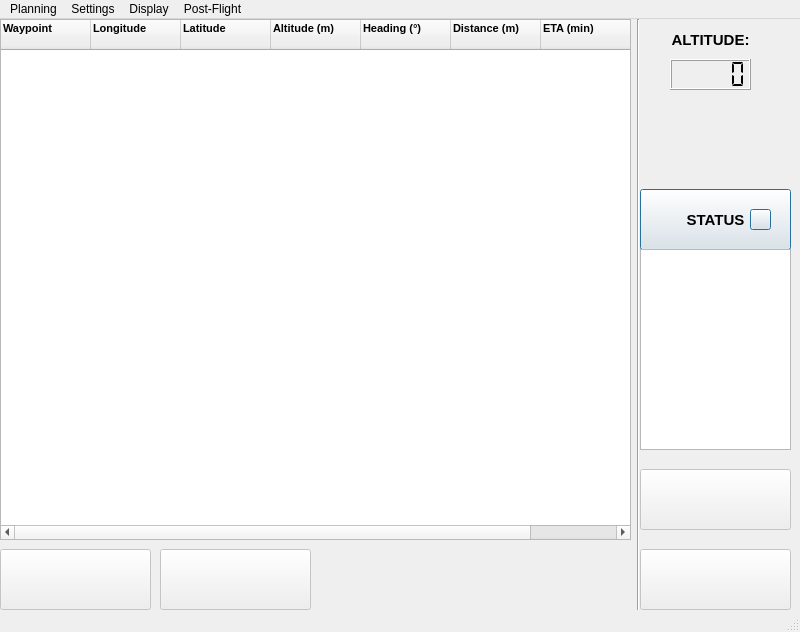
<?xml version="1.0" encoding="UTF-8"?>
<ui version="4.0">
 <class>video</class>
 <widget class="QMainWindow" name="video">
  <property name="windowModality">
   <enum>Qt::WindowModal</enum>
  </property>
  <property name="geometry">
   <rect>
    <x>0</x>
    <y>0</y>
    <width>800</width>
    <height>632</height>
   </rect>
  </property>
  <property name="minimumSize">
   <size>
    <width>800</width>
    <height>632</height>
   </size>
  </property>
  <property name="maximumSize">
   <size>
    <width>800</width>
    <height>632</height>
   </size>
  </property>
  <property name="windowTitle">
   <string>MARCS</string>
  </property>
  <property name="windowIcon">
   <iconset resource="ressources.qrc">
    <normaloff>:/new/prefix1/drone.png</normaloff>:/new/prefix1/drone.png</iconset>
  </property>
  <widget class="QWidget" name="centralwidget">
   <widget class="QLCDNumber" name="valAltitude">
    <property name="geometry">
     <rect>
      <x>670</x>
      <y>40</y>
      <width>81</width>
      <height>31</height>
     </rect>
    </property>
    <property name="smallDecimalPoint">
     <bool>false</bool>
    </property>
    <property name="segmentStyle">
     <enum>QLCDNumber::Flat</enum>
    </property>
   </widget>
   <widget class="QPushButton" name="excute_button">
    <property name="enabled">
     <bool>false</bool>
    </property>
    <property name="geometry">
     <rect>
      <x>640</x>
      <y>450</y>
      <width>151</width>
      <height>61</height>
     </rect>
    </property>
    <property name="toolTip">
     <string>EXECUTE</string>
    </property>
    <property name="text">
     <string/>
    </property>
    <property name="icon">
     <iconset resource="ressources.qrc">
      <normaloff>:/new/prefix1/takeoff.png</normaloff>:/new/prefix1/takeoff.png</iconset>
    </property>
    <property name="iconSize">
     <size>
      <width>61</width>
      <height>151</height>
     </size>
    </property>
    <property name="autoDefault">
     <bool>true</bool>
    </property>
    <property name="default">
     <bool>true</bool>
    </property>
   </widget>
   <widget class="QLabel" name="battery_label">
    <property name="geometry">
     <rect>
      <x>640</x>
      <y>80</y>
      <width>161</width>
      <height>71</height>
     </rect>
    </property>
    <property name="text">
     <string/>
    </property>
    <property name="pixmap">
     <pixmap resource="ressources.qrc">:/new/prefix1/0.png</pixmap>
    </property>
    <property name="scaledContents">
     <bool>true</bool>
    </property>
   </widget>
   <widget class="Line" name="line">
    <property name="geometry">
     <rect>
      <x>623</x>
      <y>0</y>
      <width>31</width>
      <height>641</height>
     </rect>
    </property>
    <property name="orientation">
     <enum>Qt::Vertical</enum>
    </property>
   </widget>
   <widget class="QPushButton" name="addMark_button">
    <property name="enabled">
     <bool>false</bool>
    </property>
    <property name="geometry">
     <rect>
      <x>0</x>
      <y>530</y>
      <width>151</width>
      <height>61</height>
     </rect>
    </property>
    <property name="toolTip">
     <string>ADD MARK</string>
    </property>
    <property name="text">
     <string/>
    </property>
    <property name="icon">
     <iconset resource="ressources.qrc">
      <normaloff>:/new/prefix1/add_mark.png</normaloff>:/new/prefix1/add_mark.png</iconset>
    </property>
    <property name="iconSize">
     <size>
      <width>61</width>
      <height>50</height>
     </size>
    </property>
    <property name="autoDefault">
     <bool>true</bool>
    </property>
    <property name="default">
     <bool>true</bool>
    </property>
   </widget>
   <widget class="QLabel" name="labelAltitude">
    <property name="geometry">
     <rect>
      <x>640</x>
      <y>-10</y>
      <width>141</width>
      <height>61</height>
     </rect>
    </property>
    <property name="font">
     <font>
      <pointsize>11</pointsize>
      <weight>75</weight>
      <bold>true</bold>
     </font>
    </property>
    <property name="text">
     <string notr="true">ALTITUDE:</string>
    </property>
    <property name="textFormat">
     <enum>Qt::LogText</enum>
    </property>
    <property name="alignment">
     <set>Qt::AlignCenter</set>
    </property>
   </widget>
   <widget class="QPushButton" name="status_button">
    <property name="geometry">
     <rect>
      <x>640</x>
      <y>170</y>
      <width>151</width>
      <height>61</height>
     </rect>
    </property>
    <property name="font">
     <font>
      <pointsize>11</pointsize>
      <weight>75</weight>
      <bold>true</bold>
     </font>
    </property>
    <property name="text">
     <string>STATUS</string>
    </property>
    <property name="iconSize">
     <size>
      <width>60</width>
      <height>60</height>
     </size>
    </property>
    <property name="autoDefault">
     <bool>true</bool>
    </property>
    <property name="default">
     <bool>true</bool>
    </property>
    <property name="flat">
     <bool>false</bool>
    </property>
   </widget>
   <widget class="QPushButton" name="start_button">
    <property name="enabled">
     <bool>false</bool>
    </property>
    <property name="geometry">
     <rect>
      <x>640</x>
      <y>370</y>
      <width>151</width>
      <height>61</height>
     </rect>
    </property>
    <property name="toolTip">
     <string>START MOTOR</string>
    </property>
    <property name="text">
     <string/>
    </property>
    <property name="icon">
     <iconset resource="ressources.qrc">
      <normaloff>:/new/prefix1/engineOn.png</normaloff>:/new/prefix1/engineOn.png</iconset>
    </property>
    <property name="iconSize">
     <size>
      <width>61</width>
      <height>151</height>
     </size>
    </property>
    <property name="checkable">
     <bool>false</bool>
    </property>
    <property name="autoDefault">
     <bool>true</bool>
    </property>
    <property name="default">
     <bool>true</bool>
    </property>
   </widget>
   <widget class="QPushButton" name="goHome_button">
    <property name="enabled">
     <bool>false</bool>
    </property>
    <property name="geometry">
     <rect>
      <x>640</x>
      <y>530</y>
      <width>151</width>
      <height>61</height>
     </rect>
    </property>
    <property name="toolTip">
     <string>GO HOME</string>
    </property>
    <property name="text">
     <string/>
    </property>
    <property name="icon">
     <iconset resource="ressources.qrc">
      <normaloff>:/new/prefix1/HouseBlack.png</normaloff>:/new/prefix1/HouseBlack.png</iconset>
    </property>
    <property name="iconSize">
     <size>
      <width>61</width>
      <height>151</height>
     </size>
    </property>
    <property name="autoDefault">
     <bool>true</bool>
    </property>
    <property name="default">
     <bool>true</bool>
    </property>
   </widget>
   <widget class="QPushButton" name="led_button">
    <property name="geometry">
     <rect>
      <x>750</x>
      <y>190</y>
      <width>21</width>
      <height>21</height>
     </rect>
    </property>
    <property name="minimumSize">
     <size>
      <width>21</width>
      <height>21</height>
     </size>
    </property>
    <property name="maximumSize">
     <size>
      <width>21</width>
      <height>21</height>
     </size>
    </property>
    <property name="text">
     <string/>
    </property>
    <property name="autoDefault">
     <bool>true</bool>
    </property>
    <property name="default">
     <bool>true</bool>
    </property>
   </widget>
   <widget class="QPushButton" name="snapShoot_button">
    <property name="enabled">
     <bool>false</bool>
    </property>
    <property name="geometry">
     <rect>
      <x>160</x>
      <y>530</y>
      <width>151</width>
      <height>61</height>
     </rect>
    </property>
    <property name="toolTip">
     <string>SNAPSHOOT</string>
    </property>
    <property name="text">
     <string/>
    </property>
    <property name="icon">
     <iconset resource="ressources.qrc">
      <normaloff>:/new/prefix1/11954231621344997843camera_pictogram_r5d_01.svg.hi.png</normaloff>:/new/prefix1/11954231621344997843camera_pictogram_r5d_01.svg.hi.png</iconset>
    </property>
    <property name="iconSize">
     <size>
      <width>61</width>
      <height>50</height>
     </size>
    </property>
    <property name="autoDefault">
     <bool>true</bool>
    </property>
    <property name="default">
     <bool>true</bool>
    </property>
   </widget>
   <widget class="Marble::MarbleWidget" name="MarbleWidget_smallView" native="true">
    <property name="geometry">
     <rect>
      <x>650</x>
      <y>240</y>
      <width>141</width>
      <height>121</height>
     </rect>
    </property>
    <property name="minimumSize">
     <size>
      <width>25</width>
      <height>25</height>
     </size>
    </property>
    <property name="maximumSize">
     <size>
      <width>141</width>
      <height>121</height>
     </size>
    </property>
    <property name="toolTip">
     <string>The Earth</string>
    </property>
    <property name="whatsThis">
     <string>The Marble widget displays a virtual globe.</string>
    </property>
    <property name="zoom" stdset="0">
     <number>2100</number>
    </property>
    <property name="mapThemeId" stdset="0">
     <string>earth/openstreetmap/openstreetmap.dgml</string>
    </property>
    <property name="longitude" stdset="0">
     <double>1.400000000000000</double>
    </property>
    <property name="latitude" stdset="0">
     <double>43.600000000000001</double>
    </property>
    <property name="showOverviewMap" stdset="0">
     <bool>false</bool>
    </property>
    <property name="showScaleBar" stdset="0">
     <bool>false</bool>
    </property>
    <property name="showCompass" stdset="0">
     <bool>false</bool>
    </property>
   </widget>
   <widget class="Marble::MarbleWidget" name="MarbleWidget_plan" native="true">
    <property name="geometry">
     <rect>
      <x>0</x>
      <y>0</y>
      <width>631</width>
      <height>521</height>
     </rect>
    </property>
    <property name="sizePolicy">
     <sizepolicy hsizetype="Preferred" vsizetype="Preferred">
      <horstretch>0</horstretch>
      <verstretch>0</verstretch>
     </sizepolicy>
    </property>
    <property name="mouseTracking">
     <bool>false</bool>
    </property>
    <property name="toolTip">
     <string/>
    </property>
    <property name="whatsThis">
     <string/>
    </property>
    <property name="zoom" stdset="0">
     <number>2100</number>
    </property>
    <property name="mapThemeId" stdset="0">
     <string>earth/openstreetmap/openstreetmap.dgml</string>
    </property>
    <property name="projection" stdset="0">
     <number>0</number>
    </property>
    <property name="longitude" stdset="0">
     <double>1.400000000000001</double>
    </property>
    <property name="latitude" stdset="0">
     <double>43.600000000000001</double>
    </property>
    <property name="showOverviewMap" stdset="0">
     <bool>false</bool>
    </property>
    <property name="showScaleBar" stdset="0">
     <bool>false</bool>
    </property>
    <property name="showCompass" stdset="0">
     <bool>false</bool>
    </property>
    <property name="showGrid" stdset="0">
     <bool>false</bool>
    </property>
    <property name="showClouds" stdset="0">
     <bool>false</bool>
    </property>
    <property name="showAtmosphere" stdset="0">
     <bool>false</bool>
    </property>
    <property name="showPlaces" stdset="0">
     <bool>false</bool>
    </property>
    <property name="showCities" stdset="0">
     <bool>false</bool>
    </property>
    <property name="showTerrain" stdset="0">
     <bool>false</bool>
    </property>
    <property name="showOtherPlaces" stdset="0">
     <bool>false</bool>
    </property>
    <property name="showRelief" stdset="0">
     <bool>false</bool>
    </property>
    <property name="showBorders" stdset="0">
     <bool>false</bool>
    </property>
    <property name="showRivers" stdset="0">
     <bool>false</bool>
    </property>
    <property name="showLakes" stdset="0">
     <bool>false</bool>
    </property>
    <property name="volatileTileCacheLimit" stdset="0">
     <uLongLong>200000</uLongLong>
    </property>
   </widget>
   <widget class="QTableWidget" name="tableWidget">
    <property name="geometry">
     <rect>
      <x>0</x>
      <y>0</y>
      <width>631</width>
      <height>521</height>
     </rect>
    </property>
    <property name="font">
     <font>
      <pointsize>8</pointsize>
      <weight>75</weight>
      <bold>true</bold>
     </font>
    </property>
    <attribute name="horizontalHeaderDefaultSectionSize">
     <number>90</number>
    </attribute>
    <attribute name="horizontalHeaderHighlightSections">
     <bool>false</bool>
    </attribute>
    <attribute name="horizontalHeaderMinimumSectionSize">
     <number>90</number>
    </attribute>
    <attribute name="horizontalHeaderStretchLastSection">
     <bool>false</bool>
    </attribute>
    <attribute name="verticalHeaderMinimumSectionSize">
     <number>30</number>
    </attribute>
    <column>
     <property name="text">
      <string>Waypoint                                </string>
     </property>
     <property name="textAlignment">
      <set>AlignLeft|AlignTop</set>
     </property>
    </column>
    <column>
     <property name="text">
      <string>Longitude</string>
     </property>
     <property name="textAlignment">
      <set>AlignLeft|AlignTop</set>
     </property>
    </column>
    <column>
     <property name="text">
      <string>Latitude</string>
     </property>
     <property name="textAlignment">
      <set>AlignLeft|AlignTop</set>
     </property>
    </column>
    <column>
     <property name="text">
      <string>Altitude (m)
</string>
     </property>
     <property name="textAlignment">
      <set>AlignLeft|AlignTop</set>
     </property>
    </column>
    <column>
     <property name="text">
      <string>Heading (°)
</string>
     </property>
     <property name="textAlignment">
      <set>AlignLeft|AlignTop</set>
     </property>
    </column>
    <column>
     <property name="text">
      <string>Distance (m)  
</string>
     </property>
     <property name="textAlignment">
      <set>AlignLeft|AlignTop</set>
     </property>
    </column>
    <column>
     <property name="text">
      <string>ETA (min)
</string>
     </property>
     <property name="textAlignment">
      <set>AlignLeft|AlignTop</set>
     </property>
    </column>
   </widget>
   <widget class="QListWidget" name="listLog">
    <property name="geometry">
     <rect>
      <x>640</x>
      <y>230</y>
      <width>151</width>
      <height>201</height>
     </rect>
    </property>
   </widget>
  </widget>
  <widget class="QMenuBar" name="menubar">
   <property name="geometry">
    <rect>
     <x>0</x>
     <y>0</y>
     <width>800</width>
     <height>21</height>
    </rect>
   </property>
   <widget class="QMenu" name="menuPlanning">
    <property name="title">
     <string>Planning</string>
    </property>
    <addaction name="actionLoad_map"/>
    <addaction name="separator"/>
    <addaction name="actionSave_mission"/>
    <addaction name="actionLoad_mission"/>
    <addaction name="actionClear_mission"/>
    <addaction name="separator"/>
    <addaction name="actionClose"/>
   </widget>
   <widget class="QMenu" name="menuSettings">
    <property name="title">
     <string>Settings</string>
    </property>
    <addaction name="actionConnect_RPA"/>
    <addaction name="actionController"/>
   </widget>
   <widget class="QMenu" name="menuDisplay">
    <property name="title">
     <string>Display</string>
    </property>
    <addaction name="actionFlight_plan"/>
    <addaction name="actionVideo"/>
    <addaction name="actionFlight_data"/>
   </widget>
   <widget class="QMenu" name="menuPost_Flight">
    <property name="title">
     <string>Post-Flight</string>
    </property>
    <addaction name="actionLogs"/>
    <addaction name="actionReplay_mission"/>
   </widget>
   <addaction name="menuPlanning"/>
   <addaction name="menuSettings"/>
   <addaction name="menuDisplay"/>
   <addaction name="menuPost_Flight"/>
  </widget>
  <widget class="QStatusBar" name="statusbar"/>
  <action name="actionLoad_map">
   <property name="icon">
    <iconset resource="ressources.qrc">
     <normaloff>:/new/prefix1/Open.png</normaloff>:/new/prefix1/Open.png</iconset>
   </property>
   <property name="text">
    <string>Load map</string>
   </property>
  </action>
  <action name="actionSave_mission">
   <property name="icon">
    <iconset resource="ressources.qrc">
     <normaloff>:/new/prefix1/Save-icon.png</normaloff>:/new/prefix1/Save-icon.png</iconset>
   </property>
   <property name="text">
    <string>Save mission</string>
   </property>
  </action>
  <action name="actionLoad_mission">
   <property name="icon">
    <iconset resource="ressources.qrc">
     <normaloff>:/new/prefix1/Open.png</normaloff>:/new/prefix1/Open.png</iconset>
   </property>
   <property name="text">
    <string>Load mission</string>
   </property>
  </action>
  <action name="actionClose">
   <property name="icon">
    <iconset resource="ressources.qrc">
     <normaloff>:/new/prefix1/cute_ball_stop.png</normaloff>:/new/prefix1/cute_ball_stop.png</iconset>
   </property>
   <property name="text">
    <string>Close</string>
   </property>
  </action>
  <action name="actionConnect_RPA">
   <property name="icon">
    <iconset resource="ressources.qrc">
     <normaloff>:/new/prefix1/Actions network connect.png</normaloff>:/new/prefix1/Actions network connect.png</iconset>
   </property>
   <property name="text">
    <string>Connect RPA</string>
   </property>
  </action>
  <action name="actionController">
   <property name="icon">
    <iconset resource="ressources.qrc">
     <normaloff>:/new/prefix1/joystick_256.png</normaloff>:/new/prefix1/joystick_256.png</iconset>
   </property>
   <property name="text">
    <string>Controller</string>
   </property>
  </action>
  <action name="actionFlight_plan">
   <property name="enabled">
    <bool>false</bool>
   </property>
   <property name="icon">
    <iconset resource="ressources.qrc">
     <normaloff>:/new/prefix1/psd-world-map-icon.png</normaloff>:/new/prefix1/psd-world-map-icon.png</iconset>
   </property>
   <property name="text">
    <string>Flight plan</string>
   </property>
  </action>
  <action name="actionVideo">
   <property name="enabled">
    <bool>true</bool>
   </property>
   <property name="icon">
    <iconset resource="ressources.qrc">
     <normaloff>:/new/prefix1/camera.png</normaloff>:/new/prefix1/camera.png</iconset>
   </property>
   <property name="text">
    <string>Video</string>
   </property>
  </action>
  <action name="actionFlight_data">
   <property name="icon">
    <iconset resource="ressources.qrc">
     <normaloff>:/new/prefix1/url1.png</normaloff>:/new/prefix1/url1.png</iconset>
   </property>
   <property name="text">
    <string>Flight data</string>
   </property>
  </action>
  <action name="actionLogs">
   <property name="icon">
    <iconset resource="ressources.qrc">
     <normaloff>:/new/prefix1/crystal-log.png</normaloff>:/new/prefix1/crystal-log.png</iconset>
   </property>
   <property name="text">
    <string>Log</string>
   </property>
  </action>
  <action name="actionReplay_mission">
   <property name="icon">
    <iconset resource="ressources.qrc">
     <normaloff>:/new/prefix1/replay_icon.png</normaloff>:/new/prefix1/replay_icon.png</iconset>
   </property>
   <property name="text">
    <string>Replay mission</string>
   </property>
  </action>
  <action name="actionClear_mission">
   <property name="text">
    <string>Clear mission </string>
   </property>
  </action>
 </widget>
 <customwidgets>
  <customwidget>
   <class>Marble::MarbleWidget</class>
   <extends>QWidget</extends>
   <header>MarbleWidget.h</header>
  </customwidget>
 </customwidgets>
 <resources>
  <include location="ressources.qrc"/>
 </resources>
 <connections/>
</ui>
